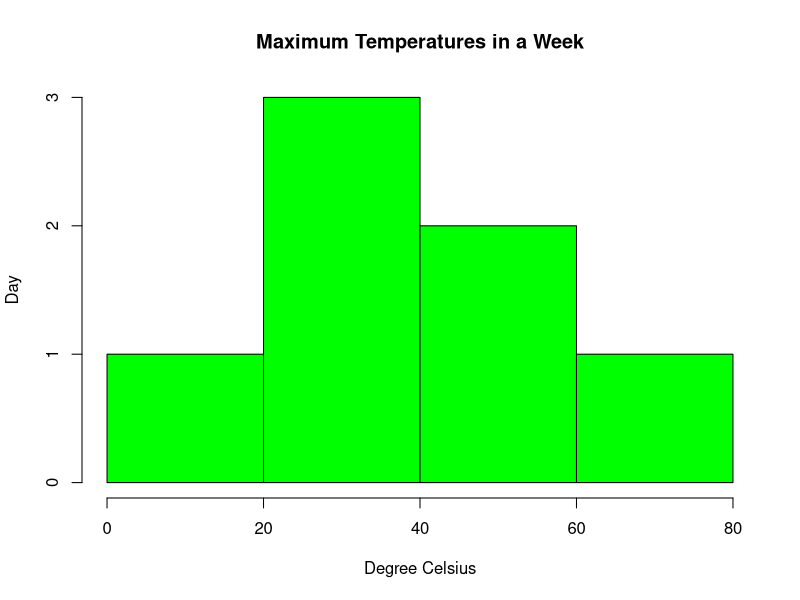

This figure's R source:
temperatures <- c(10, 67, 25, 45, 55, 27, 28)

result <- hist(temperatures, 
                  main = "Maximum Temperatures in a Week", 
                  xlab = "Degree Celsius",
                  ylab = "Day",
                  names.arg = c("Sun", "Mon", "Tue", "Wed", "Thu", "Fri", "Sat"),
                  col="green"
)
print(result)
